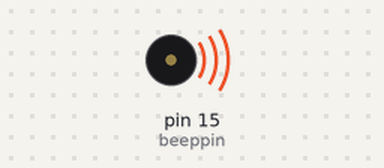
Bench run of a sketch on a simulated Arduino Uno, built with avr-gcc and run on an emulated ATmega328P. Parts: buzzer (waves = sounding).

Above: at 0.2 s.
Timing chart, 0 to 9.1 s (numbered marks = the images above):
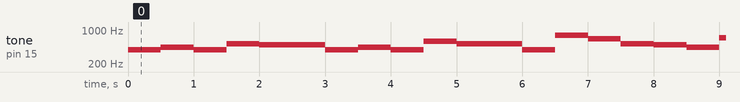

The sketch:

play_music.ino
```cpp
/*
 * Keyes Starter Kit for Raspberry Pi Pico
 * lesson 29
 * play music
*/
#define D0 -1
#define D1 262
#define D2 293
#define D3 329
#define D4 349
#define D5 392
#define D6 440
#define D7 494
#define M1 523
#define M2 586
#define M3 658
#define M4 697
#define M5 783
#define M6 879
#define M7 987
#define H1 1045
#define H2 1171
#define H3 1316
#define H4 1393
#define H5 1563
#define H6 1755
#define H7 1971
//列出全部D调的频率
#define WHOLE 1
#define HALF 0.5
#define QUARTER 0.25
#define EIGHTH 0.25
#define SIXTEENTH 0.625
//列出所有节拍
int tune[] =       //根据简谱列出各频率
{
  D5, D5, D6, D5, M1, D7,
  D5, D5, D6, D5, M2, M1,
  D5, D5, M5, M3, M1, D7, D6,
  M4, M4, M3, M1, M2, M1
};
float durt[] =      //根据简谱列出各节拍
{
  0.5, 0.5, 1, 1, 1, 1 + 1,
  0.5, 0.5, 1, 1, 1, 1 + 1,
  0.5, 0.5, 1, 1, 1, 1, 1,
  0.5, 0.5, 1, 1, 1, 1 + 1
};
int beeppin = 15; //功放喇叭引脚接GP15
int length;
void setup() {
  pinMode(beeppin, OUTPUT);     //设置蜂鸣器引脚输出模式
  length = sizeof(tune) / sizeof(tune[0]); //计算长度
}

void loop() {
  for (int x = 0; x < length; x++)
  {
    tone(beeppin, tune[x]);
    delay(500 * durt[x]); //这里用来根据节拍调节延时，500这个指数可以自己调整，在该音乐中，我发现用500比较合适。
    noTone(beeppin);
  }
  delay(2000);
}
```

Measured:
- by itself, tone on pin 15 (beeppin): plays 392 Hz for 0.50 s, 440 Hz for 0.50 s, 392 Hz for 0.50 s, 523 Hz for 0.50 s, 494 Hz for 1.0 s, 392 Hz for 0.50 s … (196 notes in this stretch)
